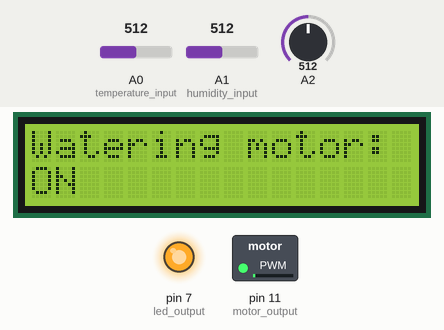
Recording of a sketch running on a simulated Arduino Uno, built with avr-gcc and run on an emulated ATmega328P. Parts: 16×2 character LCD, switched loads named in the sketch (green lamp = pin HIGH), output pins drawn as LEDs (lit = HIGH). Inputs (shaded band) come from the test bench; at power-on: A0 (temperature_input) = 512, A2 = 512, A1 (humidity_input) = 512. What the sketch prints to the serial monitor is not drawn.

Above: at 1.2 s.
1.3 s: A0 (temperature_input) set to 211
4.3 s: A0 (temperature_input) set to 178
At 5.0 s:
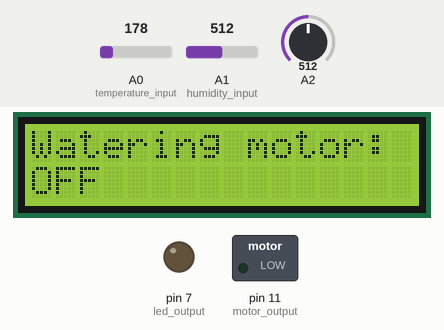
5.9 s: A2 set to 411
8.9 s: A2 set to 382
At 9.4 s:
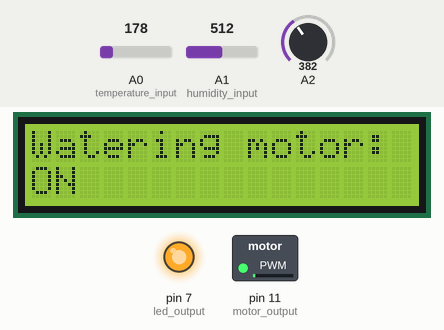
10.4 s: A2 set to 511
At 11.4 s:
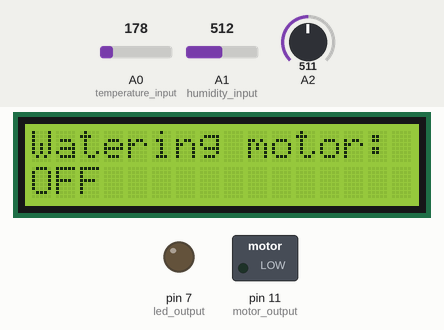
13.4 s: A2 set to 306
At 13.8 s:
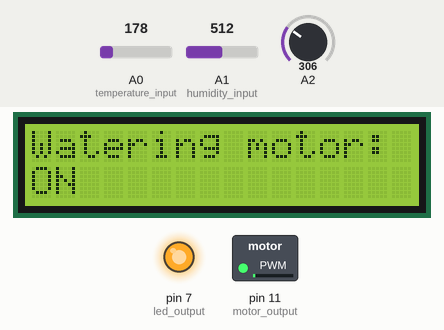
Timing chart, 0 to 15.9 s (numbered marks = the images above; inputs shaded):
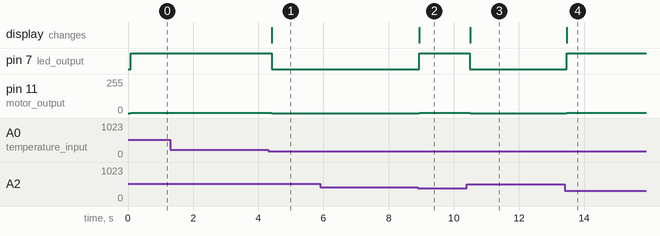

The sketch:

esl_project1.ino
```cpp
#include <math.h>
#include <Adafruit_LiquidCrystal.h>

Adafruit_LiquidCrystal lcd(0);  // Inititalizing LCD

// defining constant
int temp = 0;
int humidity = 0;
int celcius = 0;
int farenheit = 0;
int voltage = 0;
int mtrSpeed = 0;
// defining weights for logistic regression
double w1 = -0.02999513;
double w2 = 0.05541188;
double w3 = 0.00439418;
double b = 0.09956028;

void setup()
{
  pinMode(11, OUTPUT);	// motor output
  pinMode(7, OUTPUT);	// led output
  pinMode(A0, INPUT);	// temperature input
  Serial.begin(9600);
  pinMode(A1, INPUT);	// humidity input
  lcd.begin(16, 2);		// setting LCD cursor
  lcd.print("Watering motor:");	//printing first line of text
}

// logistic regression
double predict(int c, int h, int m){
  double z = (w1*m)+(w2*c)+(w3*h)+b;
  double p = 1/(1+exp(-1*z));
  return p;
}

void loop()
{
  celcius = (-40 + 0.488155 * (analogRead(A0) - 20));	// converting input to celcius
  humidity = map(analogRead(A1), 0, 1023, 10, 70);		// reading humidity and setting it in permissible range
  Serial.print("Temperatue(celcius): ");
  Serial.println(celcius);
  Serial.print("Humidity: ");
  Serial.println(humidity);
  int k = analogRead(A2);
  float moistureValue = ((float)(1023-0)/(float)(142-0))*float(k-0);	// moisture sensor input
  int min_range=1;
  int max_range=90;
  int min_val=0;
  int max_val=6310.90;
  float mv=((moistureValue - min_val) / (max_val - min_val)) * (max_range - min_range)+(min_range); // processing moisture input into range
  mv = (int)mv;
  Serial.print("Moisture Value: ");
  Serial.println(mv);
  double prediction = predict(celcius, humidity, mv); // output of logistic regression
  lcd.setCursor(0,1);
  Serial.println(prediction);
  // lcd.println(prediction);
  if (prediction > 0.75) {
    digitalWrite(7, HIGH); // Turn on LED
    mtrSpeed = 10;		   // motor on
    lcd.println("ON");
  } else {
    digitalWrite(7, LOW); // Turn off LED
    mtrSpeed = 0;         // motor off
    lcd.println("OFF");
  }
  mtrSpeed = map(mtrSpeed, 1, 1024, 0, 255);
  analogWrite(11, mtrSpeed); // motor control
  delay(10);
}
```

main.c
```cpp
#include <math.h>
#include <Adafruit_LiquidCrystal.h>

Adafruit_LiquidCrystal lcd(0);  // Inititalizing LCD

// defining constant
int temp = 0;
int humidity = 0;
int celcius = 0;
int farenheit = 0;
int voltage = 0;
int mtrSpeed = 0;
// defining weights for logistic regression
double w1 = -0.02999513;
double w2 = 0.05541188;
double w3 = 0.00439418;
double b = 0.09956028;

void setup()
{
  pinMode(11, OUTPUT);	// motor output
  pinMode(7, OUTPUT);	// led output
  pinMode(A0, INPUT);	// temperature input
  Serial.begin(9600);
  pinMode(A1, INPUT);	// humidity input
  lcd.begin(16, 2);		// setting LCD cursor
  lcd.print("Watering motor:");	//printing first line of text
}

// logistic regression
double predict(int c, int h, int m){
  double z = (w1*m)+(w2*c)+(w3*h)+b;
  double p = 1/(1+exp(-1*z));
  return p;
}

void loop()
{
  celcius = (-40 + 0.488155 * (analogRead(A0) - 20));	// converting input to celcius
  humidity = map(analogRead(A1), 0, 1023, 10, 70);		// reading humidity and setting it in permissible range
  Serial.print("Temperatue(celcius): ");
  Serial.println(celcius);
  Serial.print("Humidity: ");
  Serial.println(humidity);
  int k = analogRead(A2);
  float moistureValue = ((float)(1023-0)/(float)(142-0))*float(k-0);	// moisture sensor input
  int min_range=1;
  int max_range=90;
  int min_val=0;
  int max_val=6310.90;
  float mv=((moistureValue - min_val) / (max_val - min_val)) * (max_range - min_range)+(min_range); // processing moisture input into range
  mv = (int)mv;
  Serial.print("Moisture Value: ");
  Serial.println(mv);
  double prediction = predict(celcius, humidity, mv); // output of logistic regression
  lcd.setCursor(0,1);
  Serial.println(prediction);
  // lcd.println(prediction);
  if (prediction > 0.75) {
    digitalWrite(7, HIGH); // Turn on LED
    mtrSpeed = 10;		   // motor on
    lcd.println("ON");
  } else {
    digitalWrite(7, LOW); // Turn off LED
    mtrSpeed = 0;         // motor off
    lcd.println("OFF");
  }
  mtrSpeed = map(mtrSpeed, 1, 1024, 0, 255);
  analogWrite(11, mtrSpeed); // motor control
  delay(10);
}
```

Measured:
- the behaviour switches between 193 and 192 on A0 (temperature_input) (found by bisection; images 0 and 1)
- the behaviour switches between 394 and 393 on A2 (found by bisection; images 1 and 2)
- after the input at 1.3 s, every drawn part: stays the same
- after the input at 4.3 s, pin 7 (led_output): HIGH → LOW after 0.11 s; pin 11 (motor_output): 2/255 → 0/255 after 0.12 s; the display: changes after 0.12 s (image 1)
- after the input at 5.9 s, every drawn part: stays the same
- after the input at 8.9 s, pin 7 (led_output): LOW → HIGH at once; pin 11 (motor_output): 0/255 → 2/255 at once; the display: changes at once (image 2)
- after the input at 10.4 s, pin 7 (led_output): HIGH → LOW after 0.10 s; pin 11 (motor_output): 2/255 → 0/255 after 0.10 s; the display: changes after 0.10 s (image 3)
- after the input at 13.4 s, pin 7 (led_output): LOW → HIGH after 0.07 s; pin 11 (motor_output): 0/255 → 2/255 after 0.07 s; the display: changes after 0.07 s (image 4)
